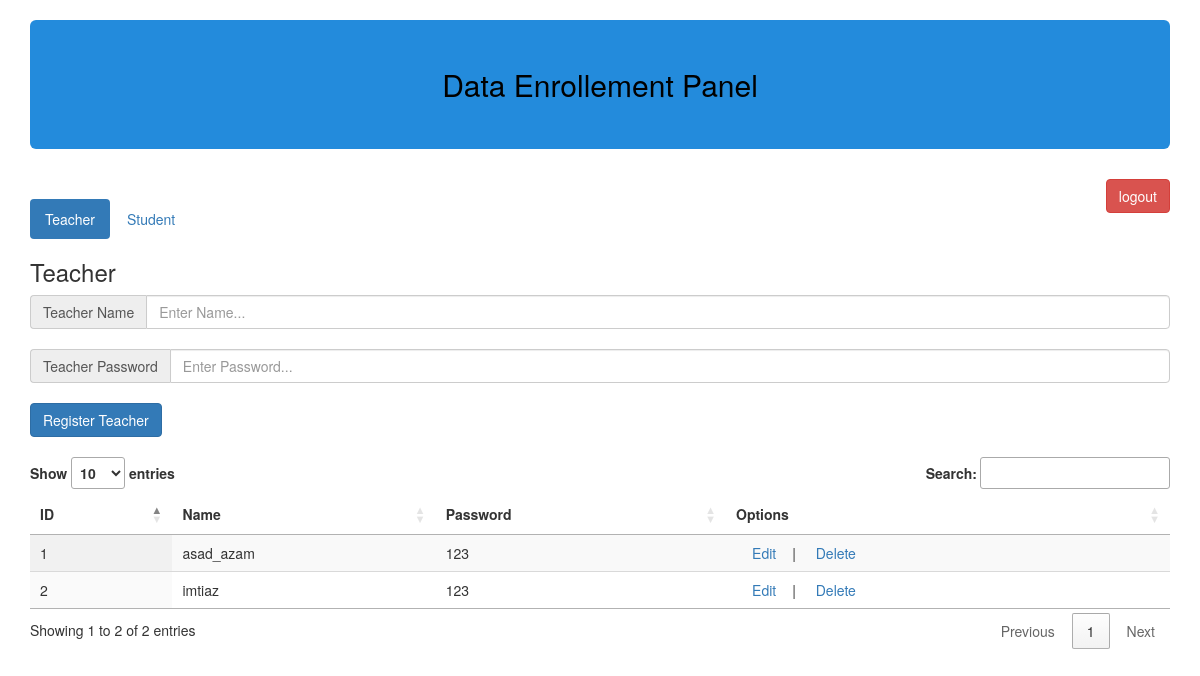
The page /admin on the database its author committed.
### app.py (models this page shows, shortened)
class Teacher(db.Model):
    id = db.Column(db.Integer, primary_key=True)
    username = db.Column(db.String(80), unique=True, nullable=False)
    password = db.Column(db.String(80), nullable=False)
    quizes = db.relationship('Quiz', backref='Teacher', lazy='dynamic')

### app.py (the view)
@app.route('/admin')
def admin():
    if 'username' is None:
        return redirect(url_for("index"))
    teachers = Teacher.query.all()
    students = Student.query.all()
    user_data = {'students': students, 'teachers': teachers}
    return render_template("admin.html", user_data=user_data)

### templates/admin.html (shortened to what this page needs)
<!DOCTYPE html>
<html lang="en">
   <head>
      <link rel="stylesheet" href="https://maxcdn.bootstrapcdn.com/bootstrap/3.3.7/css/bootstrap.min.css">
      <link rel="stylesheet" href="//cdn.datatables.net/1.10.19/css/jquery.dataTables.min.css">
      <link rel="stylesheet" href="https://code.jquery.com/ui/1.12.1/themes/base/jquery-ui.css">
      <link rel="stylesheet" href="https://cdn.datatables.net/1.10.19/css/dataTables.jqueryui.min.css">
   </head>
   <body class="container">
      <h2 class="jumbotron text-center">Data Enrollement Panel</h2>
      <form action="/logout" method="POST" style="float: right;">
         <input type="submit" value="logout" class="btn btn-danger">
      </form>
      <br>
      <ul class="nav nav-pills">
         <li class="active"><a data-toggle="pill" href="#teacher">Teacher</a></li>
         <li><a data-toggle="pill" href="#student">Student</a></li>
      </ul>
      <div class="tab-content">
         <div id="teacher" class="tab-pane fade in active">
            <h3>Teacher</h3>
            <form action="/insert_teacher" method="POST">
               <div class="input-group" >
                  <span class="input-group-addon">Teacher Name </span>
                  <input type="text" class="form-control" name="teacher_name" id="teacher_name"  placeholder="Enter Name...">
               </div>
               <br>
               <div class="input-group" >
                  <span class="input-group-addon">Teacher Password</span>
                  <input type="password" class="form-control" name="teacher_password" id="teacher_password"  placeholder="Enter Password...">
               </div>
               <br>
               <input type="submit" class="btn btn-primary" value="Register Teacher"/>
            </form>
            <br>
            <table class="display" id="teachers">
               <thead>
                  <tr>
                     <th>ID</th>
                     <th>Name</th>
                     <th>Password</th>
                     <th>Options</th>
                  </tr>
               </thead>
               <tbody>
                  {% for teacher in user_data["teachers"] %}
                  <tr>
                     <td>{{ teacher.id }}</td>
                     <td>{{ teacher.username }}</td>
                     <td>{{ teacher.password }}</td>
                     <td>
                        <a class="edit_teacher alert alert-primary">Edit</a>|
                        <a class="delete_teacher alert alert-primary" href="/delete_teacher/{{ teacher.id }}">Delete</a>
                     </td>
                  </tr>
                  {% endfor %}
               </tbody>
            </table>
         </div>
      </div>
   </body>
</html>

### templates/admin.html (style rules this page uses)
.jumbotron { background-color: #238bdc; color:black; }

### rows shown on the page
Teacher: id "1", username "asad_azam", password "123"
Teacher: id "2", username "imtiaz", password "123"
